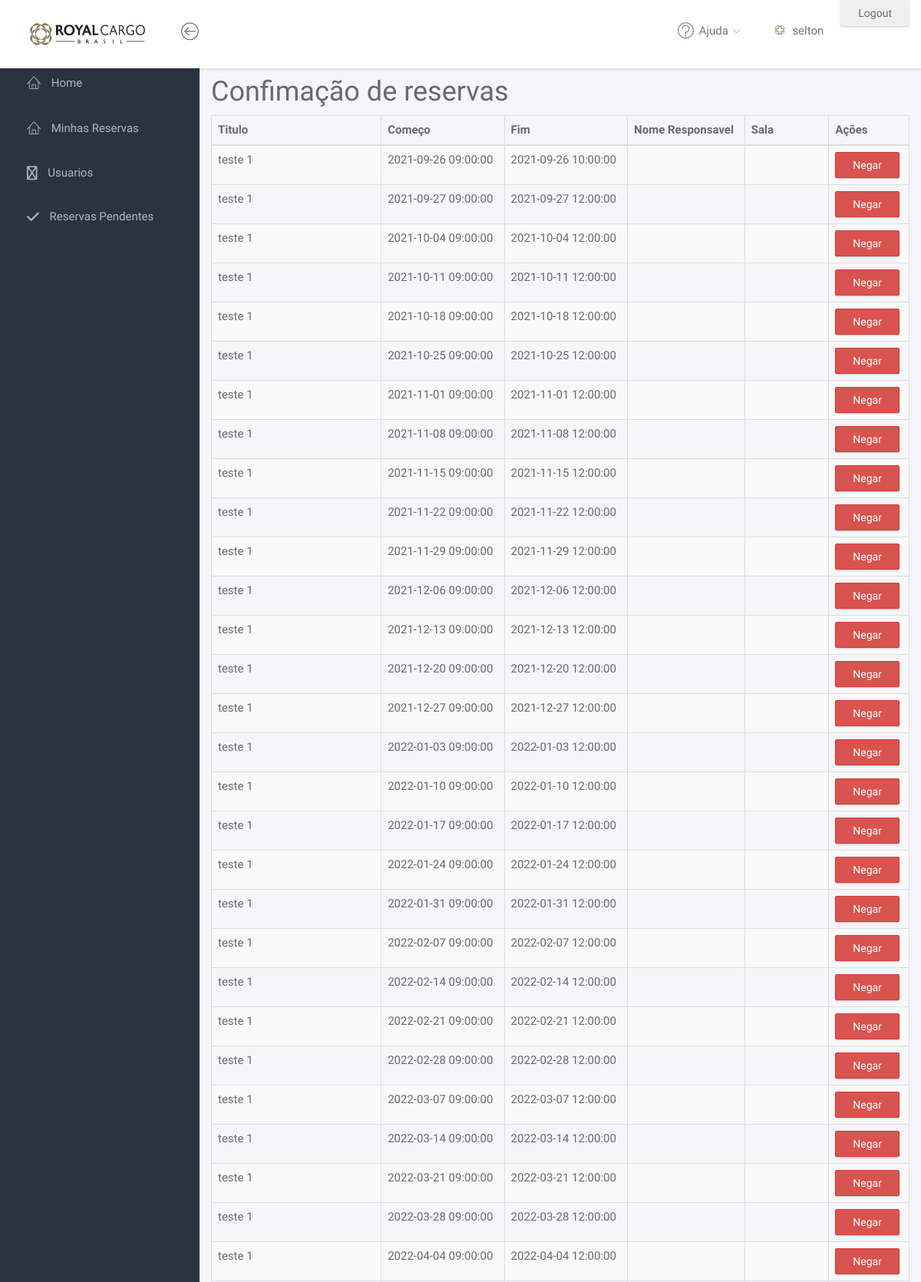
The page /minhasReservas.php (signed in, upper part) on the database its author committed.
### tables this page shows
CREATE TABLE `events` (
  `id` int(11) NOT NULL,
  `title` varchar(220) DEFAULT NULL,
  `color` varchar(10) DEFAULT NULL,
  `start` datetime DEFAULT NULL,
  `end` datetime DEFAULT NULL,
  `user` varchar(255) NOT NULL,
  `sala` varchar(255) NOT NULL,
  `reserva` int(255) NOT NULL,
  `id_index` int(255) NOT NULL,
  `NomeResponsavel` varchar(255) NOT NULL,
  `limpeza` int(11) NOT NULL DEFAULT 0
);

### minhasReservas.php (the view, shortened to what this page needs)
<?php
$user = $_SESSION['user'];
?>
<!DOCTYPE html>
<html>
<head>
    <link rel="stylesheet" href="assets/vendor/bootstrap/css/bootstrap.min.css">
    <link rel="stylesheet" href="assets/vendor/font-awesome/css/font-awesome.min.css">
    <link rel="stylesheet" href="assets/vendor/linearicons/style.css">
    <link rel="stylesheet" href="assets/vendor/chartist/css/chartist-custom.css">
    <link rel="stylesheet" href="assets/css/main.css">
</head>
<?php
    include "conexao2.php";
try {
    $query = "SELECT * FROM events WHERE user = '$user'";
    $smpt = $conn->prepare($query);
    $smpt->execute();
    $eventos = $smpt->fetchAll(PDO::FETCH_ASSOC);
} catch (PDOException $e) {
    die("Erro na consulta: " . $e->getMessage());
}
?>
<body>
    <div id="wrapper">
    <?php
    include_once "topo.php";
    ?>
    <?php
    include_once "menu_lateral.php";
    ?>
        <div class="container main">
            <h1 class="mt-5 mb-4">Confimação de reservas</h1>
            <table class="table table-striped table-bordered">
                <thead>
                    <tr>
                        <th>Titulo</th>
                        <th>Começo</th>
                        <th>Fim</th>
                        <th>Nome Responsavel</th>
                        <th>Sala</th>
                        <th>Ações</th>
                    </tr>
                </thead>
                <tbody>
                    <?php
                        include "conexao2.php";
                        foreach ($eventos as $evento):
                            $sala = $evento['sala'];
                            try {
                                $query = "SELECT titulo FROM salas WHERE valor = '$sala'";
                                $stmt = $conn->prepare($query);
                                $stmt->execute();
                                $salas = $stmt->fetchAll(PDO::FETCH_ASSOC);
                            } catch (PDOException $e) {
                                die("Erro na consulta: " . $e->getMessage());
                            }
                        ?>
                        <tr>
                            <td><?= $evento['title'] ?></td>
                            <td><?= $evento['start'] ?></td>
                            <td><?= $evento['end'] ?></td>
                            <td><?= $evento['NomeResponsavel'] ?></td>
                            <td><?= $salas[0]['titulo'] ?></td>
                            <td>
                                <a href="excluirReserva.php?id=<?php echo $evento['id'] ?>" class="btn btn-danger">Negar</a>
                            </td>
                        </tr>
                    <?php endforeach; ?>
                </tbody>
            </table>
        </div>
    </div>
</body>
</html>

### assets/css/main.css (style rules this page uses)
html { position: relative; min-height: 100%; }
body { background-color: #F3F5F8; font-family: "Source Sans Pro", sans-serif; font-size: 15px; color: #676a6d; }
a { color: #3287B2; }
th { font-weight: 600; }
#wrapper .main { -webkit-transition: all 0.3s ease-in-out; -moz-transition: all 0.3s ease-in-out; -ms-transition: all 0.3s ease-in-out; -o-transition: all 0.3s ease-in-out; transition: all 0.3s ease-in-out; width: calc(100% - 260px); left: 0; position: relative; float: right; background-color: #f5f5fa; }
#wrapper #sidebar-nav, #wrapper .main { padding-top: 80px; }
.btn { -webkit-border-radius: 2px; -moz-border-radius: 2px; border-radius: 2px; -moz-box-shadow: 0px 1px 2px 0 rgba(0, 0, 0, 0.2); -webkit-box-shadow: 0px 1px 2px 0 rgba(0, 0, 0, 0.2); box-shadow: 0px 1px 2px 0 rgba(0, 0, 0, 0.2); padding: 6px 22px; }

### rows shown on the page
events: title "teste 1", start "2021-09-26 09:00:00", end "2021-09-26 10:00:00"
events: title "teste 1", start "2021-09-27 09:00:00", end "2021-09-27 12:00:00"
events: title "teste 1", start "2021-10-04 09:00:00", end "2021-10-04 12:00:00"
events: title "teste 1", start "2021-10-11 09:00:00", end "2021-10-11 12:00:00"
events: title "teste 1", start "2021-10-18 09:00:00", end "2021-10-18 12:00:00"
events: title "teste 1", start "2021-10-25 09:00:00", end "2021-10-25 12:00:00"
events: title "teste 1", start "2021-11-01 09:00:00", end "2021-11-01 12:00:00"
events: title "teste 1", start "2021-11-08 09:00:00", end "2021-11-08 12:00:00"
events: title "teste 1", start "2021-11-15 09:00:00", end "2021-11-15 12:00:00"
events: title "teste 1", start "2021-11-22 09:00:00", end "2021-11-22 12:00:00"
events: title "teste 1", start "2021-11-29 09:00:00", end "2021-11-29 12:00:00"
events: title "teste 1", start "2021-12-06 09:00:00", end "2021-12-06 12:00:00"
events: title "teste 1", start "2021-12-13 09:00:00", end "2021-12-13 12:00:00"
events: title "teste 1", start "2021-12-20 09:00:00", end "2021-12-20 12:00:00"
events: title "teste 1", start "2021-12-27 09:00:00", end "2021-12-27 12:00:00"
events: title "teste 1", start "2022-01-03 09:00:00", end "2022-01-03 12:00:00"
events: title "teste 1", start "2022-01-10 09:00:00", end "2022-01-10 12:00:00"
events: title "teste 1", start "2022-01-17 09:00:00", end "2022-01-17 12:00:00"
events: title "teste 1", start "2022-01-24 09:00:00", end "2022-01-24 12:00:00"
events: title "teste 1", start "2022-01-31 09:00:00", end "2022-01-31 12:00:00"
events: title "teste 1", start "2022-02-07 09:00:00", end "2022-02-07 12:00:00"
events: title "teste 1", start "2022-02-14 09:00:00", end "2022-02-14 12:00:00"
events: title "teste 1", start "2022-02-21 09:00:00", end "2022-02-21 12:00:00"
events: title "teste 1", start "2022-02-28 09:00:00", end "2022-02-28 12:00:00"
events: title "teste 1", start "2022-03-07 09:00:00", end "2022-03-07 12:00:00"
events: title "teste 1", start "2022-03-14 09:00:00", end "2022-03-14 12:00:00"
events: title "teste 1", start "2022-03-21 09:00:00", end "2022-03-21 12:00:00"
events: title "teste 1", start "2022-03-28 09:00:00", end "2022-03-28 12:00:00"
events: title "teste 1", start "2022-04-04 09:00:00", end "2022-04-04 12:00:00"

### other values the page prints
$user "selton"
